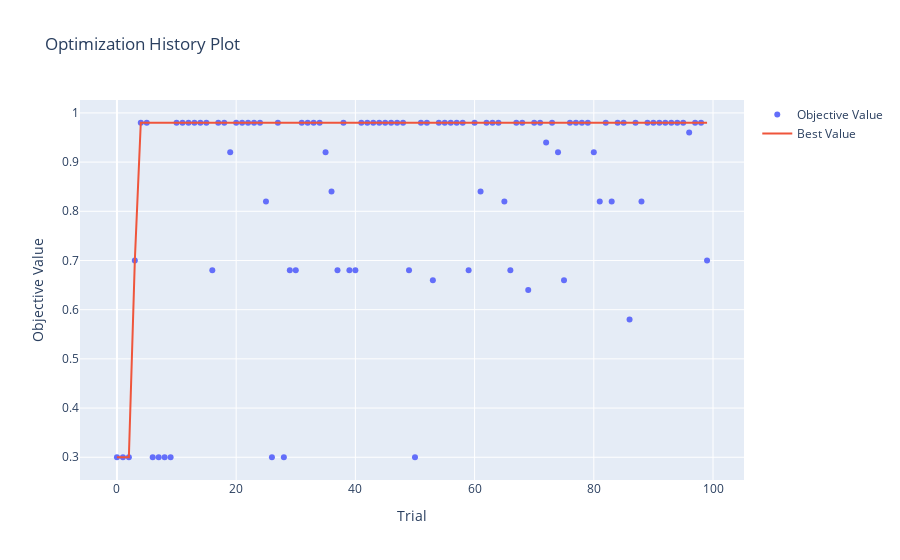

Write notebook code for a chart like this one.
### Code cell
#plot optimization history
plt.figure(figsize=(6.8,6.8))
optuna.visualization.plot_optimization_history(dtree_study)
